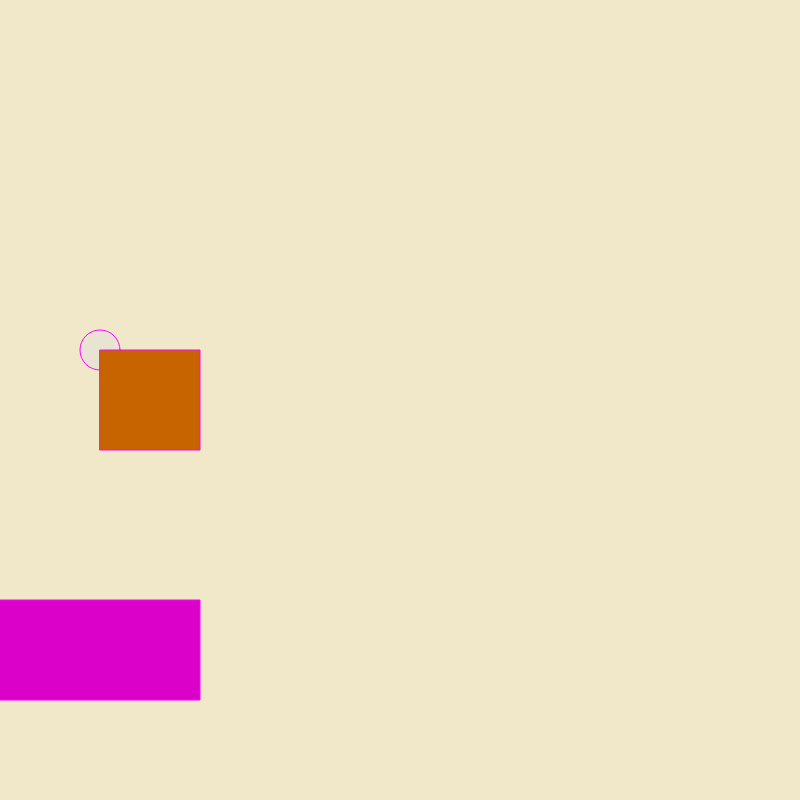
Frame 1 (no input)
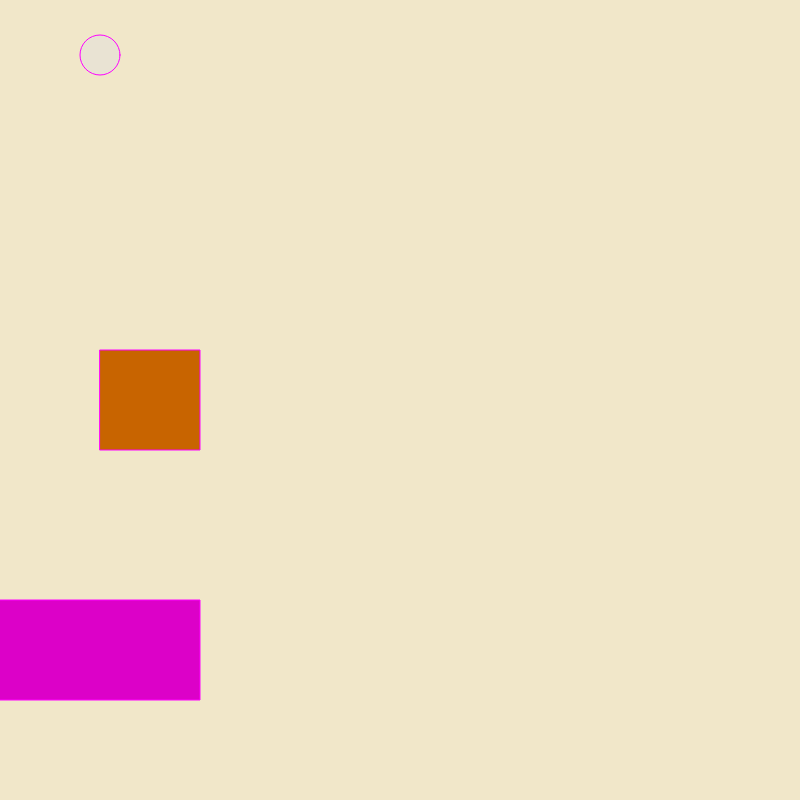
Frame 60 (no input)
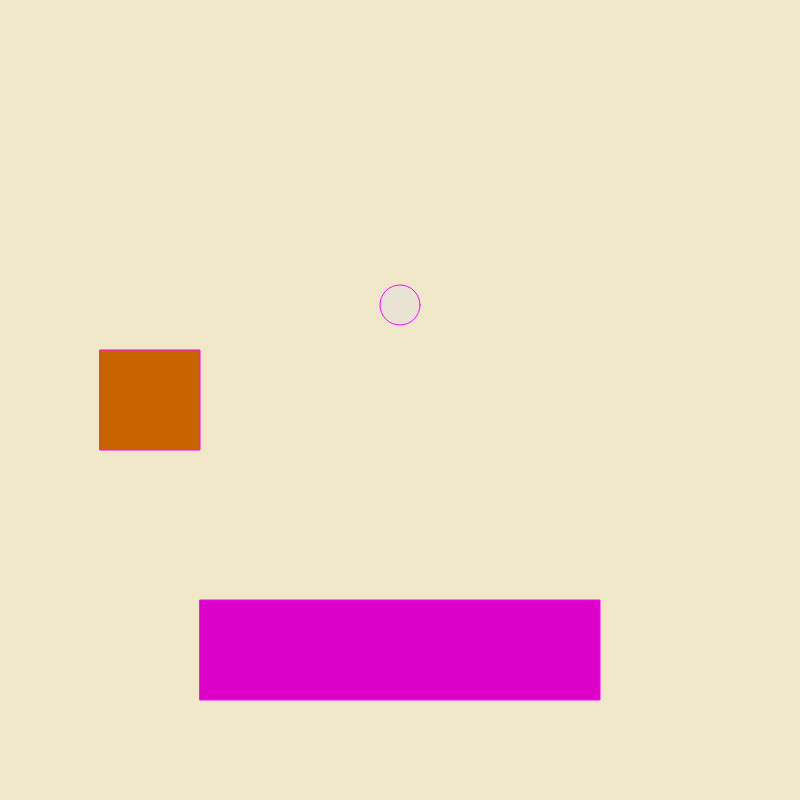
Frame 120 (the mouse pressed at the canvas centre since frame 60)

The p5.js sketch that drew these frames (run headless with seeded random() and noise() and a simulated clock; from frame 60 on, the mouse is pressed at the canvas centre):

// p5.js sketch
// ── sketch.js
var dogge_boneY = 350;
var dogge_boneX = 100;
var doggeY = 350;
var doggeX = 100;
function setup() {
  createCanvas(800, 800);
}

function draw() {
  stroke(255, 0, 255)
  background("#F1E7C9");
  fill(220, 1, 200);
  rect(mouseX-200, 600, 400, 100);
  rect(mouseX-5, )
  fill('#E9E3D3')
  ellipse(dogge_boneX, dogge_boneY, 40);
  dogge_boneY = dogge_boneY - 5;
  //dogge
  fill(200, 100, 0)
  rect(doggeX, doggeY, 100, 100);
 if(dogge_boneX>doggeX && dogge_boneX<doggeX+100 && dogge_boneY>doggeY && dogge_boneY<doggeY+100) {
  doggeX = random(700);
  doggeY = random(200);
 }

}

function mousePressed() {
  dogge_boneX = mouseX;
  dogge_boneY = 600;
}
